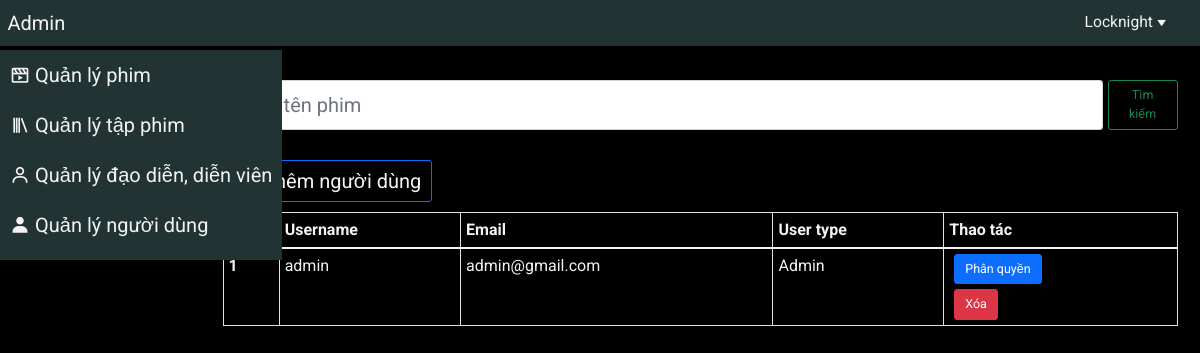
/admin/manage_user.php (signed in), run on the app's committed database.
### tables this page shows
CREATE TABLE `users` (
	`user_id` INT(20) NOT NULL AUTO_INCREMENT,
	`username` varchar(100) NOT NULL UNIQUE,
	`fullname` varchar(50),
	`password` varchar(100) NOT NULL,
	`email` varchar(150) NOT NULL UNIQUE,
	`birthday` DATE,
	`gender` varchar(10),
	`user_type` INT(3) NOT NULL,
	`created_at` TIMESTAMP NOT NULL,
	`updated_at` TIMESTAMP NOT NULL,
	PRIMARY KEY (`user_id`)
);

### src/functions.php (called while the page is built, shortened)
<?php
$admin_type = 1;
?>

### public/admin/manage_user.php (the view, shortened to what this page needs)
<?php
    require_once('../../src/functions.php');
?>
<!DOCTYPE html>
<html lang="en">
<head>
    <?php include('./link_css.php') ?>
</head>
<body>
    <div class="wrapper container-fluid">
        <?php include('./header.php') ?>
        <div class="row">
            <div class="col-12 col-md-2">
                <?php include('./sidebar_menu.php') ?>
            </div>
            <div class="col-12 col-md-10">
                <div class="container manage-film">
                    <form class="d-flex my-5" method="GET" action="">
                        <input class="form-control me-2" type="search" placeholder="Nhập tên phim" aria-label="Search" style="font-size: 2rem;" name="search-film" id="search-film">
                        <button class="btn btn-lg btn-outline-success" type="submit">Tìm kiếm</button>
                    </form>
                    <div class="add-section my-3">
                        <a href="./add_user.php" class="btn btn-lg btn-outline-primary">
                            Thêm người dùng
                        </a>
                    </div>
                    <table class="table table-bordered table-responsive">
                        <thead>
                            <tr>
                                <th scope="col">
                                </th>
                                <th scope="col">Username</th>
                                <th scope="col">Email</th>
                                <th scope="col">User type</th>
                                <th scope="col">Thao tác</th>
                            </tr>
                        </thead>
                        <tbody>
                            <?php
                                if (isset($_GET['search-film'])) {
                                    $search = $_GET['search-film'];
                                    $sql = "SELECT * FROM `films`
                                            WHERE `name` LIKE ? OR `name2` LIKE ?
                                            ORDER BY `updated_at` DESC LIMIT 20
                                    ";
                                    $stmt = $conn->prepare($sql);
                                    $search = "%$search%";
                                    $stmt->bind_param('ss', $search, $search);
                                    $stmt->execute();
                                    $result = $stmt->get_result();
                                } else {
                                    $sql = "SELECT * FROM `users` ORDER BY `updated_at` DESC LIMIT 20";
                                    $result = mysqli_query($conn, $sql);
                                }
                                while ($row = $result->fetch_assoc()) {
                            ?>
                                <tr>
                                    <th scope="row"><?= $row['user_id'] ?></th>
                                    <td>
                                        <?= $row['username'] ?>
                                    </td>
                                    <td>
                                        <?= $row['email'] ?>
                                    </td>
                                    <td>
                                        <?php
                                            if ($row['user_type'] == $admin_type)
                                                echo 'Admin';
                                            else if ($row['user_type'] == $member_type)
                                                echo 'Member';
                                            else
                                                echo 'Guest';
                                        ?>
                                    </td>
                                    <td class="">
                                        <a href="./edit_permission_user.php?user_id=<?= $row['user_id'] ?>" class="edit-film btn btn-lg btn-xs btn-primary mx-2">
                                            Phân quyền
                                        </a>
                                        <form class="delete"
                                                action="./delete_user.php"
                                                method="POST"
                                        >
                                            <button type="button" class="delete-film btn btn-lg btn-xs btn-danger mx-2 mt-2" name="delete-user"
                                                onclick="confirmDelete(this, 'Bạn muốn xóa người dùng này?')"
                                            >
                                                Xóa
                                            </button>
                                        </form>
                                    </td>
                                </tr>
                            <?php
                                }
                            ?>
                        </tbody>
                    </table>
                </div>
            </div>
        </div>
    </div>
</body>
</html>

### public/admin/assets/css/base.css (style rules this page uses)
:root { --main-color: #ffe600; --bg-color: #000; --bg-box-color: #233; --text-color: #f3f3f3; }
* { padding: 0; margin: 0; box-sizing: border-box; font-size: 62.5%; font-family: 'Roboto', sans-serif; }
a { text-decoration: none; color: var(--text-color); }
.wrapper { padding-top: 50px; }

### public/admin/assets/css/main.css (style rules this page uses)
body { background-color: var(--bg-color); }
.add-section a { font-size: 2rem; color: var(--text-color) }
.table { width: 100%; color: var(--text-color); }
.table th { font-size: 1.6rem; color: var(--text-color); }
.table td { font-size: 1.6rem; color: var(--text-color); }

### data on the page
users: user_id "1", username "admin", email "admin@gmail.com", shows "Admin"
